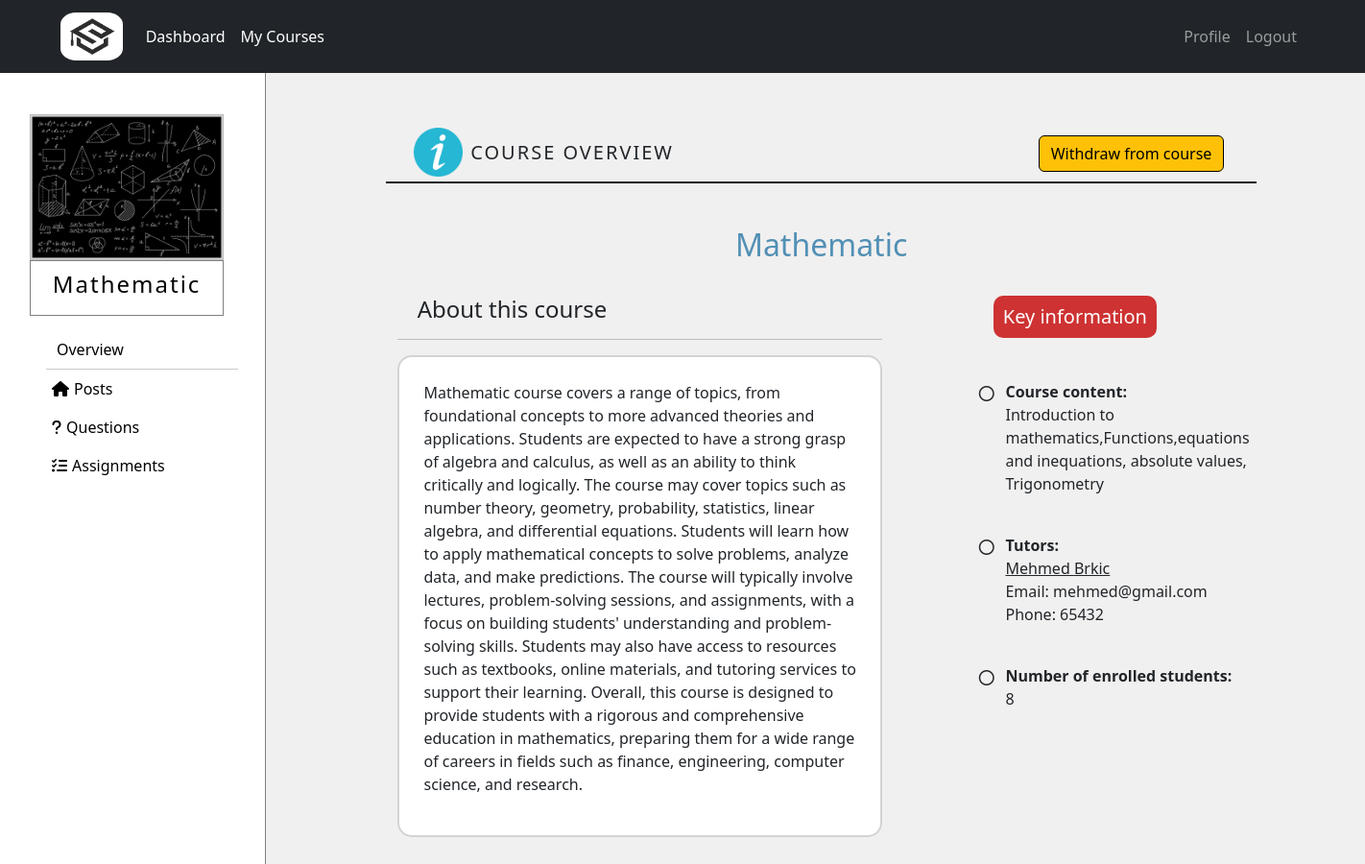
The app's page /courses/course/10/overview (signed in), older data.
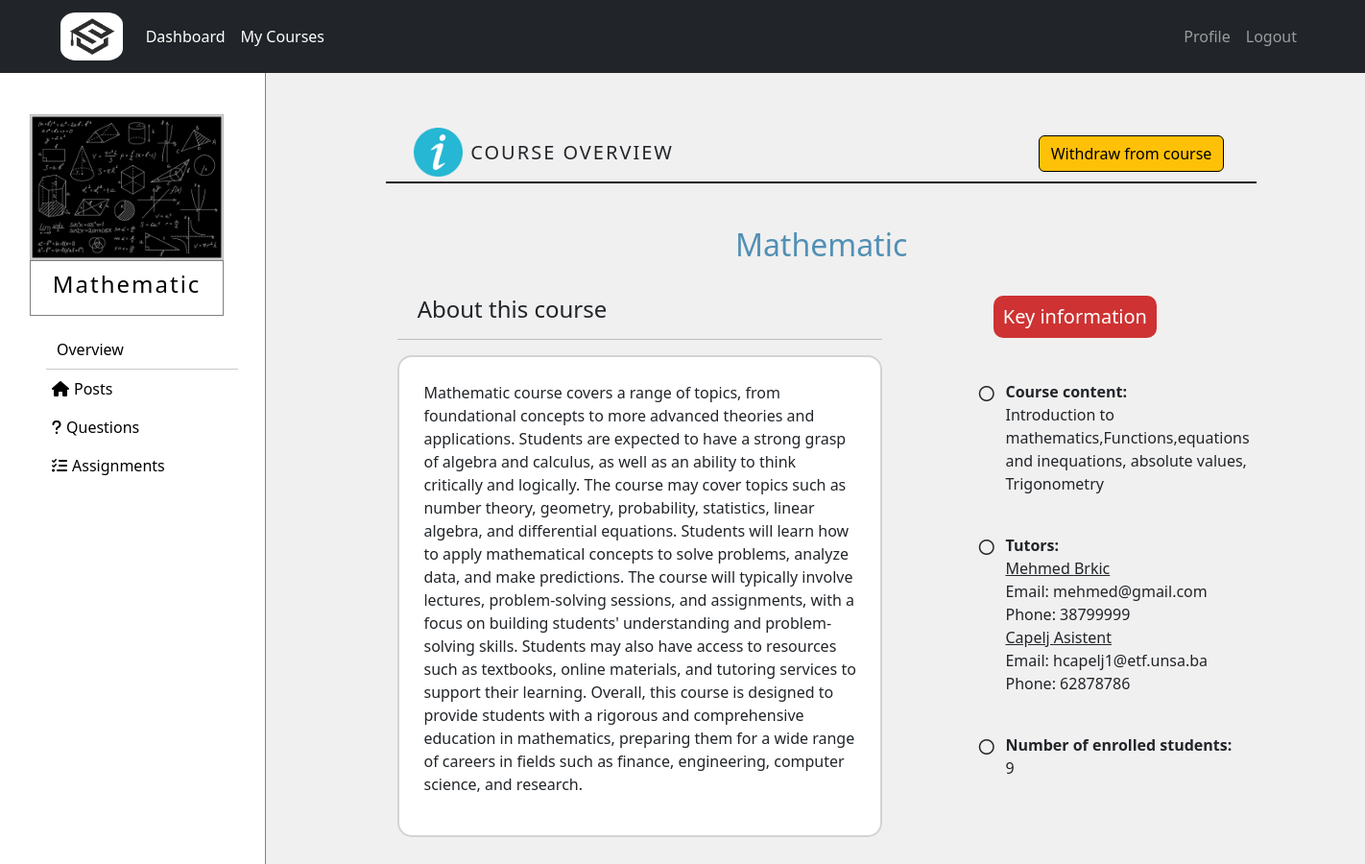
The same page, newer data.
### courses/models.py (models this page shows, shortened)
class Tutor(models.Model):
    user = models.OneToOneField(NewUser,on_delete=models.CASCADE,primary_key=True,related_name='Tutor')
    phone = models.IntegerField()
    course = models.ManyToManyField(Course,through="TutorCourse")

class NewUser(AbstractUser):
    is_student = models.BooleanField(default=False)
    is_tutor = models.BooleanField(default=False)

class Course(models.Model):
    name = models.CharField(max_length=50)
    summary = models.CharField(max_length=500)
    image = models.ImageField(upload_to="courses_images",default="courses_images/default.jpg",blank=True)
    overview = models.TextField(null=True,blank=True)
    max_students = models.IntegerField(default=100)
    student_number = models.IntegerField(default=0)

### courses/views.py (the view, shortened to what this page needs)
# urls.py: path('course/<int:course_id>/overview',views.overview,name='overview'),
@login_required
def overview(request,course_id):
   if is_enrolled(request.user, course_id) is False:
      return HttpResponse('<html><body><h2 style="font-weight: lighter">Your do not have access to view this page!</h2><body></html>')
   course = get_object_or_404(Course,pk=course_id)
   tutors = Tutor.objects.filter(course=course)
   return render(request,'courses/overview.html',{'course':course,'tutors':tutors})

### courses/views.py (called while the page is built)
def is_enrolled(user, course_id):
   course = get_object_or_404(Course,pk=course_id)
   if user.is_tutor:
      tutor_courses = TutorCourse.objects.filter(course=course,tutor=user.Tutor)
      return tutor_courses.exists()
   else:
      student_courses = StudentCourse.objects.filter(course=course,student=user.Student)
      return student_courses.exists()

### templates/courses/overview.html (shortened to what the changed rows need)
{% extends 'courses/course.html' %}
{% block courseContent %}
{% load static %}
<div style="margin-left: auto; margin-right: auto; width:75%; margin-top: 5%; position: relative; margin-bottom: 5px;">
    <img class="col-sm-4 col-md-4 col-lg-4" src="{% static 'img/information.png' %}"
         style="width:6%;" title="info">
    <div class="col-sm-6 col-md-6 col-lg-6" style="display: inline-block; position:absolute; bottom: 5px;">
      <h5 style="margin-left: 2%; letter-spacing: 2px;">COURSE OVERVIEW</h5>
    </div>
    {% if user.is_student %}
        <form action="{% url 'overview' course_id=course.pk %}" method="POST">
            <button class="col-sm-2 col-md-2 col-lg-2 btn btn-warning"
                    style="position: absolute; right: 5px; bottom: 5px; border: 1px solid black; width: fit-content;"
                    name="withdraw_button" value="{{user.pk}}" type="submit">Withdraw from course</button>
        </form>
    {% endif %}
</div>
  <hr style="width: 80%; margin-left: auto; margin-right: auto; background-color: black;
             opacity: 1; margin-top: 0; margin-bottom: 4%; height: 2px;">
    {% if course %}
    <h2 style="color: rgb(81 144 181); display: flex; justify-content: center;">{{course.name}}</h2>
    <div class="container" style="width: 80%; margin-top: 3%;">
        <div class="row">
            <div class="col-7">
                <h4 style="margin-left: 4%;">About this course</h4>
                <hr>
                <div style="background-color: white; border-radius: 15px; padding: 25px; border: 2px solid lightgray;">
                    <p>{{course.overview}}</p>
                </div>
            </div>
            <div class="col-5" style="height: 200px;">
                <div style="display: flex; justify-content: center;">
                    <h5 style="background-color: rgb(206 50 50); color: white; padding: 10px;
                               border-radius: 10px;">Key information</h5>
                </div>
                <div style="display: flex; justify-content: center;">
                    <div style="margin-left: 20%; margin-top: 10%;">
                        <div style="display: flex; flex-direction: row;">
                            <i class="fa-regular fa-circle" style="display: inline; margin-right: 2%; padding: 6px;"></i>
                            <p style="display: inline; font-weight:300;">
                                <span style="font-weight: bold;">Course content:</span>
                                <br>
                                {{course.summary}}</p>
                        </div>
                        <br>
                        {% if tutors %}
                        <div style="display: flex; flex-direction: row;">
                            <i class="fa-regular fa-circle" style="display: inline; margin-right: 2%; padding: 6px;"></i>
                            <p style="display: inline; font-weight:300;">
                                <span style="font-weight: bold;">Tutors: </span>
                                {% if tutors %}
                                    {% for tutor in tutors %}
                                        <span style="text-decoration: underline;">{{tutor.user.first_name}} {{tutor.user.last_name}}<br>
                                        </span>
                                        Email: {{tutor.user.email}} <span><br></span>
                                        Phone: {{tutor.phone}}
                                    {% endfor %}
                                {% endif %}
                            </p>
                            <br>
                        </div>
                        {% endif %}
                        <br>
                        <div style="display: flex; flex-direction: row;">
                            <i class="fa-regular fa-circle" style="display: inline; margin-right: 2%; padding: 6px;"></i>
                            <p style="display: inline; font-weight:300;">
                                <span style="font-weight: bold;">Number of enrolled students:</span>
                                <br>
                                {{course.student_number}}</p>
                        </div>
                    </div>
                </div>
            </div>
        </div>
    </div>
    {% endif %}
    <div style="height: 150px;"></div>
{% endblock %}

### templates/courses/course.html (shortened to what this page needs)
{% extends 'courses/dashboard.html' %}
{% block content_courses %}
{% load static %}
{% if course %}
<div class="row no-gutters">
  <div class="col-2 no-gutters" style="width: 20%; height: 100vh; background-color: white; padding: 0; border-right: 1px solid gray;">
    <div class="card" style="width: 70%; margin-top: 15%;
                             margin-left: auto; margin-right: auto; border: none;">
      <img src="{{course.image.url}}" class="card-img-top" style="border-radius: 0%;" alt="Cover">
        <div class="card-body" style="border: 1px solid gray; padding: 10px 0px 10px 0px;">
          <h4 class="card-title courseDetails"
              style="text-align: center; color: black; letter-spacing: 2px; font-weight: lighter;">{{course.name}}</h4>
        </div>
    </div>
    <div class="nav flex-column" style="margin-top: 5%; width: 100%;">
      <a class="nav-link hoverMeni" href="{% url 'overview' course_id=course.pk %}" style="color: black;">
        Overview
      </a>
      <hr style="width: 200px; margin-left: 60px; margin-right: auto; margin-top: 0px; margin-bottom: 0px;">
      {% if user.is_student %}
      <a class="nav-link hoverMeni" href="{% url 'course' course_id=course.pk %}" style="color: black;">
        <i class="fa-solid fa-house" style="margin-right: 5px; margin-left: 50px;"></i>Posts
      </a>
      {% else %}
      <a class="nav-link hoverMeni" href="{% url 'tutor_course' course_id=course.pk %}" style="color: black;">
        <i class="fa-solid fa-house" style="margin-right: 5px; margin-left: 50px;"></i>Posts
      </a>
      {% endif %}
      <a class="nav-link hoverMeni" href="{% url 'view_questions_tutor' course_id=course.pk %}" style="color: black;">
        <i class="fa-solid fa-question" style="margin-right: 5px; margin-left: 50px;"></i>Questions
      </a>
      <a class="nav-link hoverMeni" href="{% url 'assignment_overview' course_id=course.pk %}" style="color: black;">
        <i class="fa-solid fa-list-check" style="margin-right: 5px; margin-left: 50px;"></i>Assignments
      </a>
    </div>
  </div>
  <div class="col-10 no-gutters" style="width: 80%; height: 100vh; overflow: scroll;">
    {% block courseContent%}{% endblock %}
  </div>
</div>
{% endif %}
{% endblock %}

Row changes from the older to the newer data that the page shows:
changed Course "Mathematic": student_number "8" → "9"
changed Tutor "Mehmed": phone "65432" → "38799999"
now on this page (row unchanged): Tutor: user.first_name "Capelj", user.last_name "Asistent", user.email "hcapelj1@etf.unsa.ba", phone "62878786"
